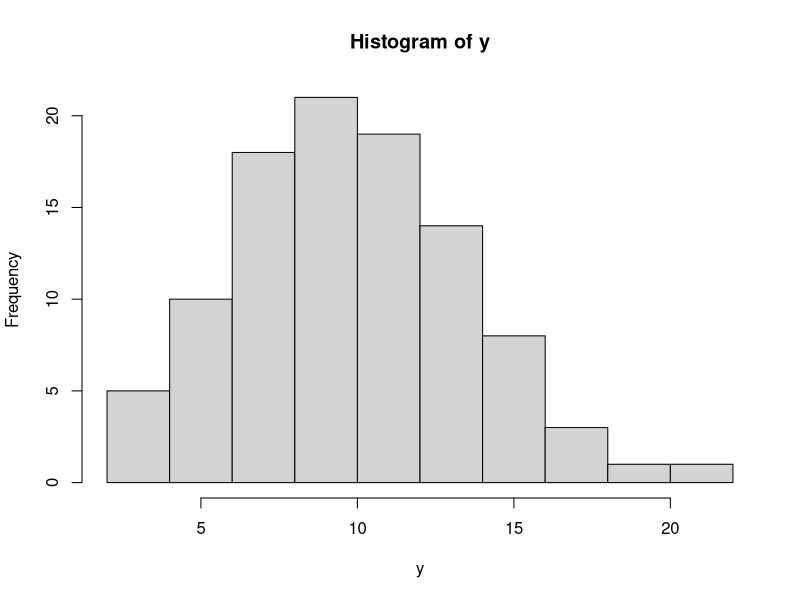

Reproduce this figure in R.
#4.a
dof = 10
x = 2
dchisq(2, 10)

#4.b
set.seed(0)
dof = 10
x = 100
y = rchisq(x, dof)
hist(y)

#4.c
#Mean dari Distribusi Chisquare adalah v = 10
#Varians dari Distribusi Chisquare adalah 2v = 20